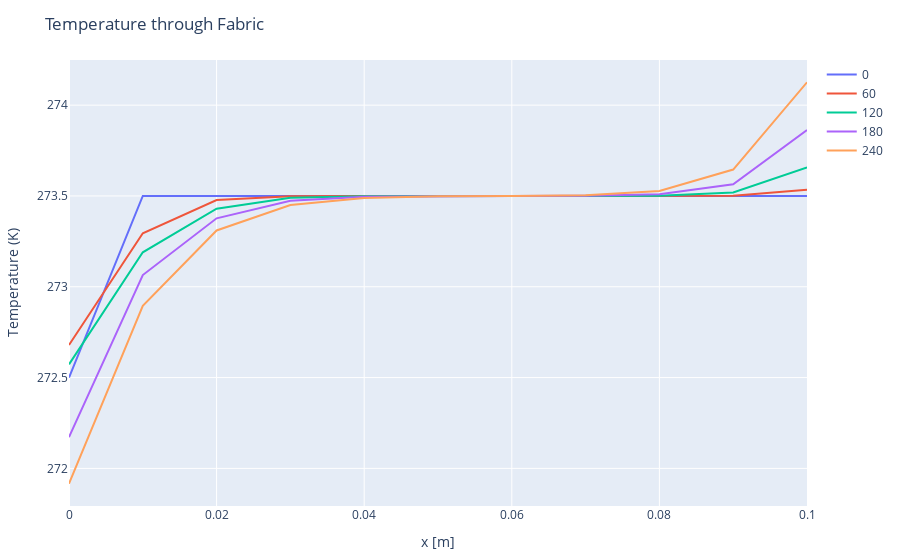

The code cell stored with this chart in its notebook:
### Code cell
index(i) = (4*i) - 3
traces = [PlotlyJS.scatter(x=x,  y=T_f[:, index(i)], mode="lines", name=time_val[index(i)]) for i in 1:5];
p3 = PlotlyJS.plot(traces, Layout(;title="Temperature through Fabric", showlegend=true, xaxis_title="x [m]", yaxis_title="Temperature (K)" ),  config=PlotConfig(scrollZoom=false));
p3

### Figure 1 — Plotly figure (JSON) as saved in the notebook; plotly's stock layout.template omitted (floating-point values rounded to 4 significant figures)
{"data": [{"mode": "lines", "name": 0, "type": "scatter", "x": [0, 0.01, 0.02, 0.03, 0.04, 0.05, 0.06, 0.07, 0.08, 0.09, 0.1], "y": [272.5, 273.5, 273.5, 273.5, 273.5, 273.5, 273.5, 273.5, 273.5, 273.5, 273.5]}, {"mode": "lines", "name": 60, "type": "scatter", "x": [0, 0.01, 0.02, 0.03, 0.04, 0.05, 0.06, 0.07, 0.08, 0.09, 0.1], "y": [272.7, 273.3, 273.5, 273.5, 273.5, 273.5, 273.5, 273.5, 273.5, 273.5, 273.5]}, {"mode": "lines", "name": 120, "type": "scatter", "x": [0, 0.01, 0.02, 0.03, 0.04, 0.05, 0.06, 0.07, 0.08, 0.09, 0.1], "y": [272.6, 273.2, 273.4, 273.5, 273.5, 273.5, 273.5, 273.5, 273.5, 273.5, 273.7]}, {"mode": "lines", "name": 180, "type": "scatter", "x": [0, 0.01, 0.02, 0.03, 0.04, 0.05, 0.06, 0.07, 0.08, 0.09, 0.1], "y": [272.2, 273.1, 273.4, 273.5, 273.5, 273.5, 273.5, 273.5, 273.5, 273.6, 273.9]}, {"mode": "lines", "name": 240, "type": "scatter", "x": [0, 0.01, 0.02, 0.03, 0.04, 0.05, 0.06, 0.07, 0.08, 0.09, 0.1], "y": [271.9, 272.9, 273.3, 273.4, 273.5, 273.5, 273.5, 273.5, 273.5, 273.6, 274.1]}], "layout": {"margin": {"b": 50, "l": 50, "r": 50, "t": 60}, "showlegend": true, "title": "Temperature through Fabric", "xaxis": {"title": {"text": "x [m]"}}, "yaxis": {"title": {"text": "Temperature (K)"}}}}
